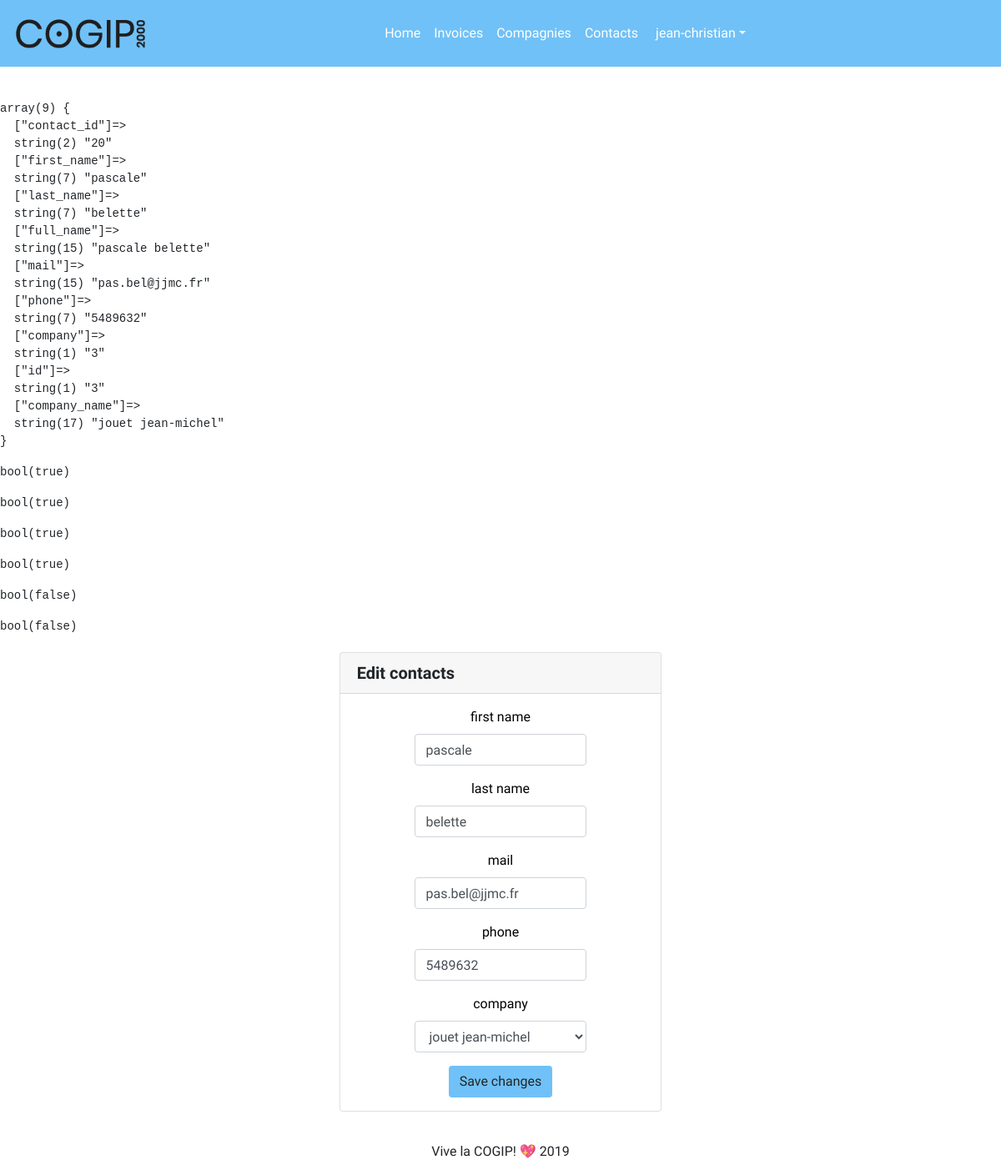
Screenshot of /?page=contacts-edit&id=20 (signed in) with the database file from the repository.
### tables this page shows
CREATE TABLE `contacts` (
  `ID` int(11) NOT NULL,
  `first_name` varchar(200) NOT NULL,
  `last_name` varchar(255) NOT NULL,
  `mail` varchar(250) NOT NULL,
  `company` int(11) DEFAULT NULL,
  `phone` int(11) NOT NULL
);

### controller/contacts-edit-ctrl.php (called while the page is built, shortened)
<?php
$id = $_GET['id'];
$contact = get_contact_by_id($id);
$companies_data = get_many_companies();
$first_name = $_POST['first_name'] ?? $contact['first_name'];
$last_name = $_POST['last_name'] ?? $contact['last_name'];
$email = $_POST['email'] ?? $contact['mail'];
$contact_company = $_POST['company'] ?? $contact['company'];
$phone = $_POST['phone'] ?? $contact['phone'];
require 'view/contacts-edit-view.php';
?>

### index.php (called while the page is built, shortened)
<?php
require 'view/component/header-component.php';
routing();
require 'view/component/footer-component.php';
?>

### view/contacts-edit-view.php (the view, shortened to what this page needs)
<div class="globalelement row justify-content-center">
    <div class="card text-center col-md-4">
        <h5 class="row card-header">
        <strong class="contacts">Edit contacts</strong>
        </h5>
        <form class="contacts" style="color: rgb(112, 193, 247) ;" action="" method="post" name="contacts">
            <div class="row justify-content-center">
                <div class="form-group col-md-8">
                    <label for="first_name">first name</label>
                    <input class="form-control" name="first_name" value="<?=$first_name?>" id="first_name" type="text" placeholder="First name" required autofocus>
                </div>
                <div class="form-group col-md-8">
                    <label for="last_name">last name</label>
                    <input class="form-control" name="last_name" value="<?=$last_name?>" id="last_name" type="text" placeholder="Last name" required>
                </div>
                <div class="form-group col-md-8">
                    <label for="email">mail</label>
                    <input class="form-control" name="email" value="<?=$email?>" id="email" type="text" placeholder="Email adress" required>
                </div>
                <div class="form-group col-md-8">
                    <label for="phone">phone</label>
                    <input class="form-control" name="phone" value="<?=$phone?>" id="phone" type="tel" placeholder="phone" required>
                </div>
                <div class="form-group col-md-8">
                    <label for="company">company</label>
                    <select class="form-control" name="company" id="company" required>
                    <?php foreach($companies_data as $company) : ?>
                        <option value="<?=$company['company_id']?>" <?=is_selected($contact_company, $company['company_id'])?> ><?=$company['company_name']?></option>
                    <?php endforeach ?>
                    </select>
                </div>
            </div>
            <div class="row justify-content-center">
                <button type="submit" name="submit" class="btn btn-rounded" style="background-color: rgb(112, 193, 247);">Save changes</button>
            </div>
        </form>
    </div>
</div>

### assets/style/style.css (style rules this page uses)
body { height: 100%; background-color: white; font-family: 'ABeeZee', sans-serif; }
form { padding: 2vh; }
.globalelement { margin: 20px; }
label { color: black; }

### rows the page displays
contacts: first_name "pascale", last_name "belette", email "pas.bel@jjmc.fr", phone "5489632"

### other values shown
$_SESSION['username'] "jean-christian"
form field company "jouet jean-michel"
